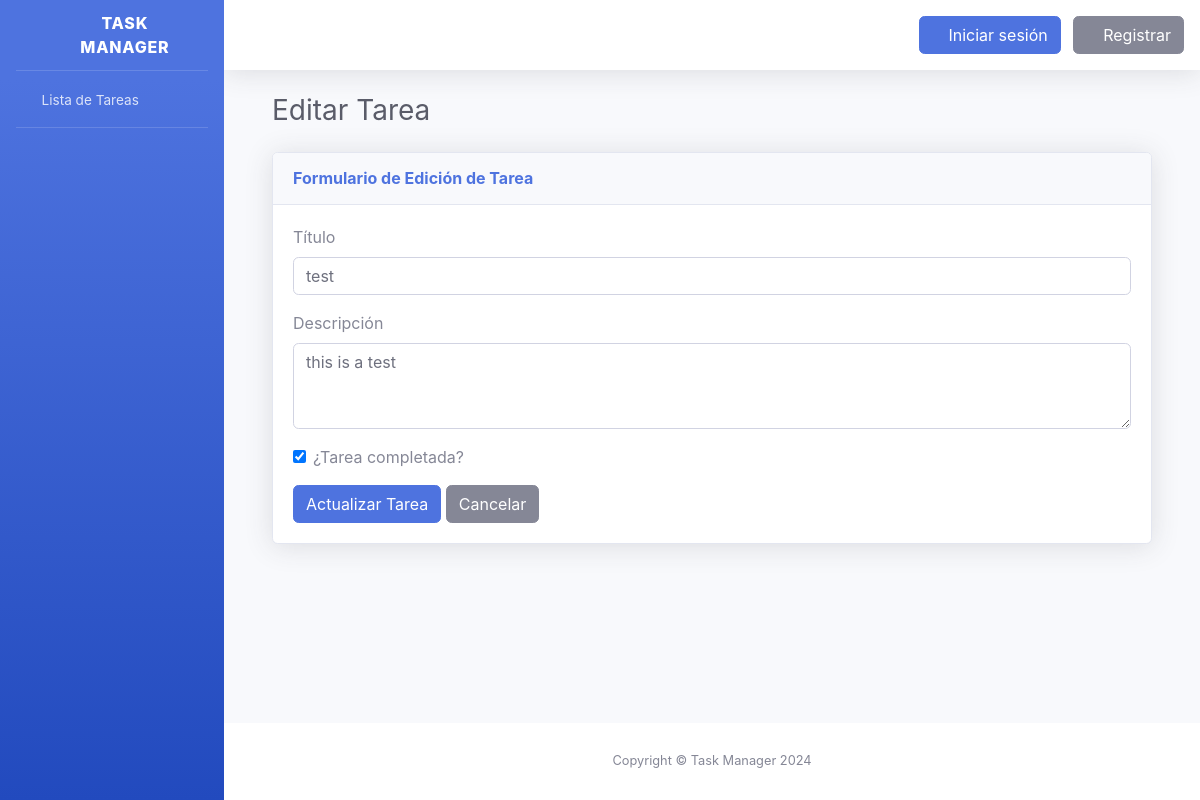
Before: /tasks/edit/1/ with the older database file.
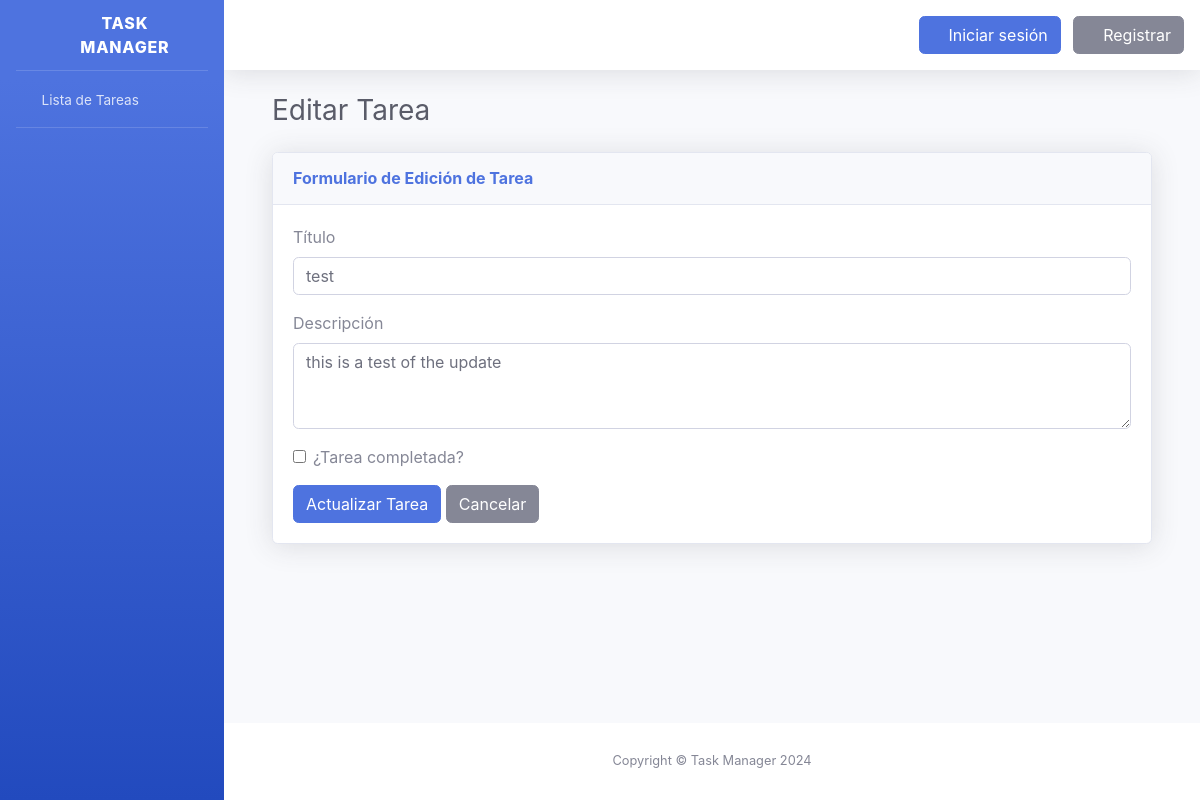
After: the same page with the newer database file.
### tasks/models.py (models this page shows, shortened)
class Task(models.Model):
    title = models.CharField(max_length=255)
    description = models.TextField()
    completed = models.BooleanField(default=False)
    created_at = models.DateTimeField(auto_now_add=True)
    updated_at = models.DateTimeField(auto_now=True)

### tasks/views.py (the view)
# urls.py: path('tasks/edit/<int:pk>/', views.task_edit, name='task_edit'),
def task_edit(request, pk):
    task = get_object_or_404(Task, pk=pk)
    if request.method == 'POST':
        form = TaskForm(request.POST, instance=task)
        if form.is_valid():
            form.save()
            return redirect('task_list')  # Redirige a la lista de tareas después de guardar.
    else:
        form = TaskForm(instance=task)
    return render(request, 'tasks/task_edit.html', {'form': form})

### tasks/forms.py
class TaskForm(forms.ModelForm):
    class Meta:
        model = Task
        fields = ['title', 'description', 'completed']

### tasks/templates/tasks/task_edit.html (shortened to what this page needs)
{% extends 'base.html' %}
{% block content %}
<div class="container-fluid">
    <h1 class="h3 mb-4 text-gray-800">Editar Tarea</h1>
    <div class="card shadow mb-4">
        <div class="card-header py-3">
            <h6 class="m-0 font-weight-bold text-primary">Formulario de Edición de Tarea</h6>
        </div>
        <div class="card-body">
            <form method="post">
                <div class="form-group">
                    <label for="title">Título</label>
                    <input type="text" class="form-control" id="title" name="title" value="{{ form.title.value }}" placeholder="Ingrese el título" required>
                </div>
                <div class="form-group">
                    <label for="description">Descripción</label>
                    <textarea class="form-control" id="description" name="description" rows="3" placeholder="Ingrese la descripción" required>{{ form.description.value }}</textarea>
                </div>
                <div class="form-group form-check">
                    <input type="checkbox" class="form-check-input" id="completed" name="completed" {% if form.completed.value %}checked{% endif %}>
                    <label class="form-check-label" for="completed">¿Tarea completada?</label>
                </div>
                <button type="submit" class="btn btn-primary">Actualizar Tarea</button>
                <a href="{% url 'task_list' %}" class="btn btn-secondary">Cancelar</a>
            </form>
        </div>
    </div>
</div>
{% endblock %}

Changed rows visible on the page:
changed Task "test": description "this is a test" → "this is a test of the update"
Other visible differences:
form field completed: "☑" → "☐"
